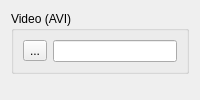
                             <widget class="QWidget" name="page_6">
                              <layout class="QVBoxLayout" name="verticalLayout_8">
                               <item>
                                <widget class="QGroupBox" name="source_groupBox_video">
                                 <property name="title">
                                  <string>Video (AVI)</string>
                                 </property>
                                 <layout class="QGridLayout" name="gridLayout_8" columnstretch="0,10">
                                  <item row="0" column="0">
                                   <widget class="QToolButton" name="source_video_toolButton_selectSource">
                                    <property name="text">
                                     <string>...</string>
                                    </property>
                                   </widget>
                                  </item>
                                  <item row="0" column="1">
                                   <widget class="QLineEdit" name="source_video_lineEdit_path">
                                    <property name="readOnly">
                                     <bool>false</bool>
                                    </property>
                                   </widget>
                                  </item>
                                 </layout>
                                </widget>
                               </item>
                               <item>
                                <spacer name="verticalSpacer_10">
                                 <property name="orientation">
                                  <enum>Qt::Vertical</enum>
                                 </property>
                                 <property name="sizeHint" stdset="0">
                                  <size>
                                   <width>0</width>
                                   <height>0</height>
                                  </size>
                                 </property>
                                </spacer>
                               </item>
                              </layout>
                             </widget>
